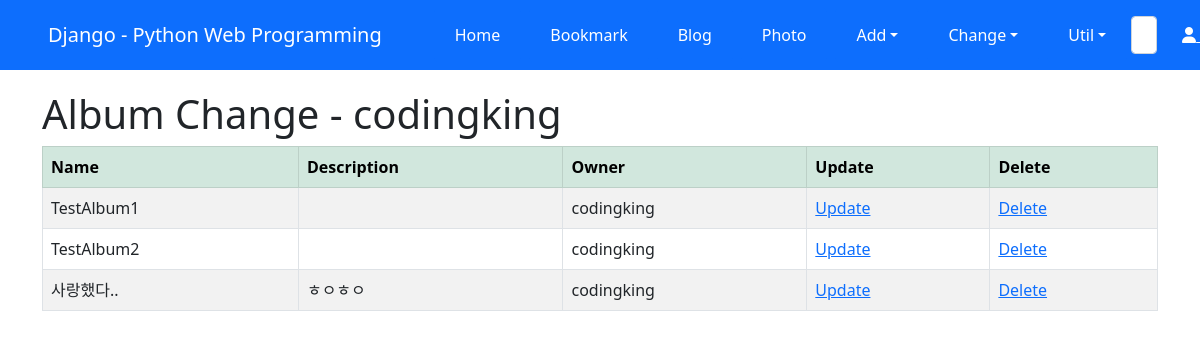
The page /photo/album/change/ (signed in) on the database its author committed.
### photo/models.py (models this page shows, shortened)
class Album(models.Model):
    name = models.CharField(max_length=30)
    description = models.CharField('One Line Description', max_length=100, blank= True)
    owner = models.ForeignKey('auth.User', on_delete=models.CASCADE, verbose_name="OWNER", blank=True, null=True)
    objects = models.Manager()
    second_objects = SecondAlbumManager()
    class Meta:
        ordering = ('name',)

### photo/views.py (the view)
# urls.py: path('album/change/', views.AlbumChangeLV.as_view(), name='album_change'),
class AlbumChangeLV(LoginRequiredMixin, ListView):
    model = Album
    template_name = 'photo/album_change_list.html'
    def get_queryset(self):
        return Album.objects.filter(owner=self.request.user)

### photo/templates/photo/album_change_list.html (shortened to what this page needs)
{% extends 'base.html' %}
{% block content %}
    <h1>Album Change - {{user}}</h1>
    <table class="table table-striped table-bordered table-condensed">
        <thead>
        <tr class='table-success'>
            <th>Name</th>
            <th>Description</th>
            <th>Owner</th>
            <th>Update</th>
            <th>Delete</th>
        </tr>
        </thead>
        <tbody>
        {% for item in object_list %}
        <tr>
            <td>{{ item.name }}</td>
            <td>{{ item.description }}</td>
            <td>{{ item.owner }}</td>
            <td><a href="{% url 'photo:album_update' item.id %}">Update</a></td>
            <td><a href="{% url 'photo:album_delete' item.id %}">Delete</a></td>
        </tr>
        {% endfor %}
        </tbody>
    </table>
{% endblock content %}

### rows shown on the page
Album: name "TestAlbum1", owner "codingking"
Album: name "TestAlbum2", owner "codingking"
Album: name "사랑했다..", description "ㅎㅇㅎㅇ", owner "codingking"

### other values the page prints
{{ user }} "codingking"
